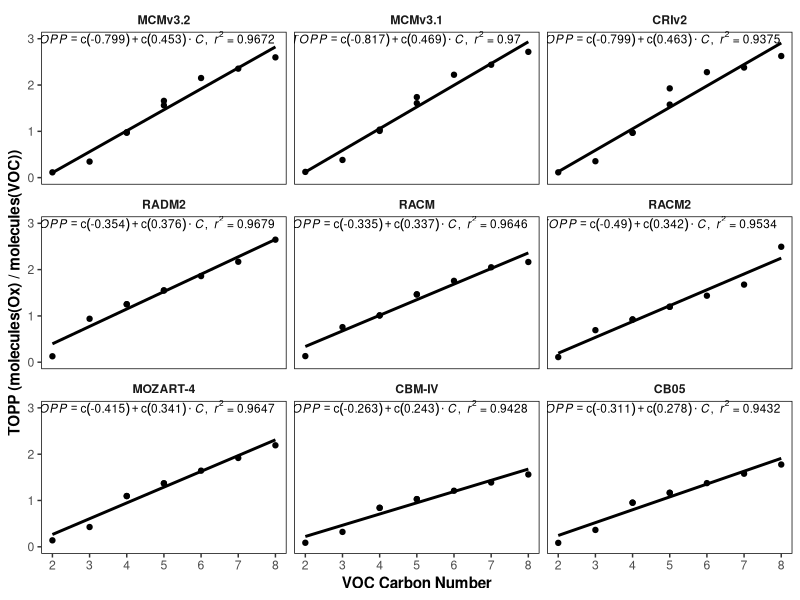
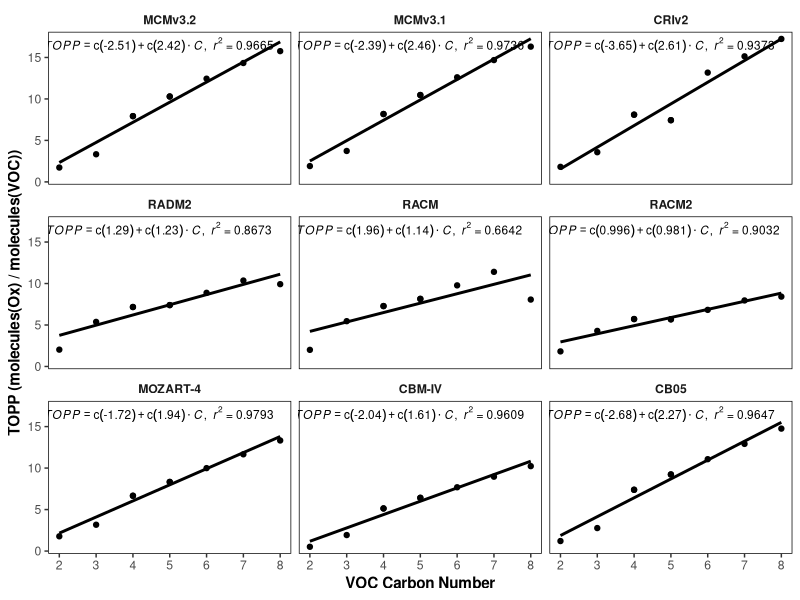

R code for these plots, in order:
#R script to plot first day TOPP vs carbon number of VOC
# Version 0: Jane Coates 5/1/2015

#maximum TOPP for all alkanes
cb05.data = data.frame(TOPP = c(0.0845172479748726, 0.3641597032547, 0.952807605266571, 0.952807605266571, 1.16583390916096, 1.16583390916096, 1.37504136562347, 1.57824206352234, 1.7769056558609), C = c(2, 3, 4, 4, 5, 5, 6, 7, 8), Mechanism = rep("CB05", 9), VOC = c("Ethane", "Propane", "Butane", "2-methylpropane", "Pentane", "2-methylbutane", "Hexane", "Heptane", "Octane"))
cbm4.data = data.frame(TOPP = c(0.0869439467787743, 0.321530640125275, 0.840508162975311, 0.842413246631622, 1.0273551940918, 1.03020417690277, 1.21066904067993, 1.38842666149139, 1.56198441982269), C = c(2, 3, 4, 4, 5, 5, 6, 7, 8), Mechanism = rep("CBM-IV", 9), VOC = c("Ethane", "Propane", "Butane", "2-methylpropane", "Pentane", "2-methylbutane", "Hexane", "Heptane", "Octane"))
cri.data = data.frame(TOPP = c(0.114152513444424, 0.354555159807205, 0.972761750221252, 0.967499315738678, 1.92756509780884, 1.57766127586365, 2.27819347381592, 2.37771153450012, 2.62646389007568), C = c(2, 3, 4, 4, 5, 5, 6, 7, 8), Mechanism = rep("CRIv2", 9), VOC = c("Ethane", "Propane", "Butane", "2-methylpropane", "Pentane", "2-methylbutane", "Hexane", "Heptane", "Octane"))
mcm1.data = data.frame(TOPP = c(0.12388314306736, 0.381832748651505, 1.03673362731934, 1.00873160362244, 1.7392680644989, 1.60785245895386, 2.22197437286377, 2.43809771537781, 2.71707463264465), C = c(2, 3, 4, 4, 5, 5, 6, 7, 8), Mechanism = rep("MCMv3.1", 9), VOC = c("Ethane", "Propane", "Butane", "2-methylpropane", "Pentane", "2-methylbutane", "Hexane", "Heptane", "Octane"))
mcm2.data = data.frame(TOPP = c(0.114175207912922, 0.346426695585251, 0.969126343727112, 0.97936624288559, 1.65823602676392, 1.56109619140625, 2.15132093429565, 2.35366010665894, 2.59780859947205), C = c(2, 3, 4, 4, 5, 5, 6, 7, 8), Mechanism = rep("MCMv3.2", 9), VOC = c("Ethane", "Propane", "Butane", "2-methylpropane", "Pentane", "2-methylbutane", "Hexane", "Heptane", "Octane"))
mozart.data = data.frame(TOPP = c(0.13925464451313, 0.426944702863693, 1.09604048728943, 1.09604048728943, 1.37005066871643, 1.37005066871643, 1.64406085014343, 1.91807103157043, 2.19208097457886), C = c(2, 3, 4, 4, 5, 5, 6, 7, 8),Mechanism = rep("MOZART-4", 9), VOC = c("Ethane", "Propane", "Butane", "2-methylpropane", "Pentane", "2-methylbutane", "Hexane", "Heptane", "Octane"))
radm2.data = data.frame(TOPP = c(0.128240107806014, 0.938689873136323, 1.25158647011066, 1.25158647011066, 1.55004024505615, 1.55004024505615, 1.86004837354024, 2.17005630334218, 2.64668227934553), C = c(2, 3, 4, 4, 5, 5, 6, 7, 8),Mechanism = rep("RADM2", 9), VOC = c("Ethane", "Propane", "Butane", "2-methylpropane", "Pentane", "2-methylbutane", "Hexane", "Heptane", "Octane"))
racm.data = data.frame(TOPP = c(0.131782606244087, 0.757677801724138, 1.01023706896552, 1.01023706896552, 1.46462202072144, 1.46462202072144, 1.75754626592, 2.05047070980072, 2.16452833411713), C = c(2, 3, 4, 4, 5, 5, 6, 7, 8), Mechanism = rep("RACM", 9), VOC = c("Ethane", "Propane", "Butane", "2-methylpropane", "Pentane", "2-methylbutane", "Hexane", "Heptane", "Octane"))
racm2.data = data.frame(TOPP = c(0.11060257256031, 0.692235628763835, 0.922980838351779, 0.922980838351779, 1.19709159646715, 1.19709159646715, 1.43650991576059, 1.67592832020351, 2.49343624223064), C = c(2, 3, 4, 4, 5, 5, 6, 7, 8), Mechanism = rep("RACM2", 9), VOC = c("Ethane", "Propane", "Butane", "2-methylpropane", "Pentane", "2-methylbutane", "Hexane", "Heptane", "Octane"))

full = rbind(cb05.data, cbm4.data, cri.data, mcm1.data, mcm2.data, mozart.data, radm2.data, racm.data, racm2.data)
full$Mechanism = factor(full$Mechanism, levels = c("MCMv3.2", "MCMv3.1", "CRIv2", "RADM2", "RACM", "RACM2", "MOZART-4", "CBM-IV", "CB05"))

#plotting 
library(ggplot2)
library(plyr)
library(Cairo)

lm_eqn = function(df){
    m = lm(TOPP ~ C, df);
    eq <- substitute(italic(TOPP) == a + b %.% italic(C)*","~~italic(r)^2~"="~r2, 
         list(a = format(coef(m)[1], digits = 3), 
              b = format(coef(m)[2], digits = 3), 
             r2 = format(summary(m)$r.squared, digits = 4)))
    as.character(as.expression(eq));
}
eqn = ddply(full, .(Mechanism), lm_eqn)

plot = ggplot(full, aes(x = C, y = TOPP))
plot = plot + geom_point()
plot = plot + geom_smooth(method = "lm", se = FALSE, colour = "black")
plot = plot + geom_text(data = eqn, aes(x = 4.7, y = 3, label = V1), size = 3, parse = TRUE)
plot = plot + facet_wrap( ~ Mechanism)
plot = plot + ylab("TOPP (molecules(Ox) / molecules(VOC))")
plot = plot + xlab("VOC Carbon Number")
plot = plot + scale_x_continuous(limits = c(2, 8), breaks = seq(2, 8, 1))
plot = plot + scale_y_continuous(limits = c(0, 3), breaks = seq(0, 3, 1))
plot = plot + theme_bw()
plot = plot + theme(axis.title = element_text(face = "bold"))
plot = plot + theme(strip.background = element_blank())
plot = plot + theme(strip.text = element_text(face = "bold"))
plot = plot + theme(panel.border = element_rect(colour = "black"))
plot = plot + theme(panel.grid = element_blank())

CairoPDF(file = "Alkanes_vs_C.pdf", width = 9, height = 12.7)
print(plot)
dev.off()

#cumulative data
cb05.sum = data.frame(TOPP = c(1.20671016722918, 2.77097161114216, 7.38695549964905, 7.38695549964905, 9.23091131448746, 9.23091131448746, 11.0736165046692, 12.9159500370983, 14.7577180862427), C = c(2, 3, 4, 4, 5, 5, 6, 7, 8), Mechanism = rep("CB05", 9))
cbm4.sum = data.frame(TOPP = c(0.514679666608572, 1.92855651676655, 5.13722425699234, 5.13722425699234, 6.41477179527283, 6.41477179527283, 7.68926954269408, 8.96287225268254, 10.2350900769234), C = c(2, 3, 4, 4, 5, 5, 6, 7, 8), Mechanism = rep("CBM-IV", 9))
cri.sum = data.frame(TOPP = c(1.81489448994398, 3.57785767316818, 8.10189753770828, 8.10189753770828, 7.43763422966003, 7.43763422966003, 13.171205163002, 15.1338886973831, 17.2316104471683), C = c(2, 3, 4, 4, 5, 5, 6, 7, 8), Mechanism = rep("CRIv2", 9))
mcm1.sum = data.frame(TOPP = c(1.90840931236744, 3.7286085486412, 8.18034851551057, 8.18034851551057, 10.4700429737568, 10.4700429737568, 12.6083653271198, 14.6831535813028, 16.3026970177889), C = c(2, 3, 4, 4, 5, 5, 6, 7, 8), Mechanism = rep("MCMv3.1", 9))
mcm2.sum = data.frame(TOPP = c(1.73118758946657, 3.33106312155723, 7.9264372587204, 7.9264372587204, 10.293275475502, 10.293275475502, 12.43832847476, 14.3289110839036, 15.7610485255718), C = c(2, 3, 4, 4, 5, 5, 6, 7, 8), Mechanism = rep("MCMv3.2", 9))
mozart.sum = data.frame(TOPP = c(1.77771823108196, 3.17198884487152, 6.66308099031449, 6.66308099031449, 8.32885110378265, 8.32885110378265, 9.99462133646011, 11.6603919863701, 13.326161980629), C = c(2, 3, 4, 4, 5, 5, 6, 7, 8), Mechanism = rep("MOZART-4", 9))
radm2.sum = data.frame(TOPP = c(2.02861285815918, 5.37516803577029, 7.16689056363599, 7.16689056363599, 7.3984299848477, 7.3984299848477, 8.87811621030172, 10.3578020632267, 9.92148317351077), C = c(2, 3, 4, 4, 5, 5, 6, 7, 8), Mechanism = rep("RADM2", 9))
racm.sum = data.frame(TOPP = c(2.00438816845417, 5.46073749147613, 7.28098334937261, 7.28098334937261, 8.14680402477582, 8.14680402477582, 9.77616469065348, 11.4055256545544, 8.06489229813425), C = c(2, 3, 4, 4, 5, 5, 6, 7, 8), Mechanism = rep("RACM", 9))
racm2.sum = data.frame(TOPP = c(1.81824918091297, 4.28776832090484, 5.71702430645625, 5.71702430645625, 5.685094712036, 5.685094712036, 6.82211367147309, 7.95913251382964, 8.42073631125379), C = c(2, 3, 4, 4, 5, 5, 6, 7, 8), Mechanism = rep("RACM2", 9))

sum = rbind(cb05.sum, cbm4.sum, cri.sum, mcm1.sum, mcm2.sum, mozart.sum, radm2.sum, racm.sum, racm2.sum)
sum$Mechanism = factor(sum$Mechanism, levels = c("MCMv3.2", "MCMv3.1", "CRIv2", "RADM2", "RACM", "RACM2", "MOZART-4", "CBM-IV", "CB05"))

sum.eqn = ddply(sum, .(Mechanism), lm_eqn)

plot = ggplot(sum, aes(x = C, y = TOPP))
plot = plot + geom_point()
plot = plot + geom_smooth(method = "lm", se = FALSE, colour = "black")
plot = plot + geom_text(data = sum.eqn, aes(x = 4.7, y = 16.5, label = V1), size = 3, parse = TRUE)
plot = plot + facet_wrap( ~ Mechanism)
plot = plot + ylab("TOPP (molecules(Ox) / molecules(VOC))")
plot = plot + xlab("VOC Carbon Number")
plot = plot + scale_x_continuous(limits = c(2, 8), breaks = seq(2, 8, 1))
plot = plot + theme_bw()
plot = plot + theme(axis.title = element_text(face = "bold"))
plot = plot + theme(strip.background = element_blank())
plot = plot + theme(strip.text = element_text(face = "bold"))
plot = plot + theme(panel.border = element_rect(colour = "black"))
plot = plot + theme(panel.grid = element_blank())

CairoPDF(file = "Alkanes_vs_C_sum.pdf", width = 9, height = 12.7)
print(plot)
dev.off()
